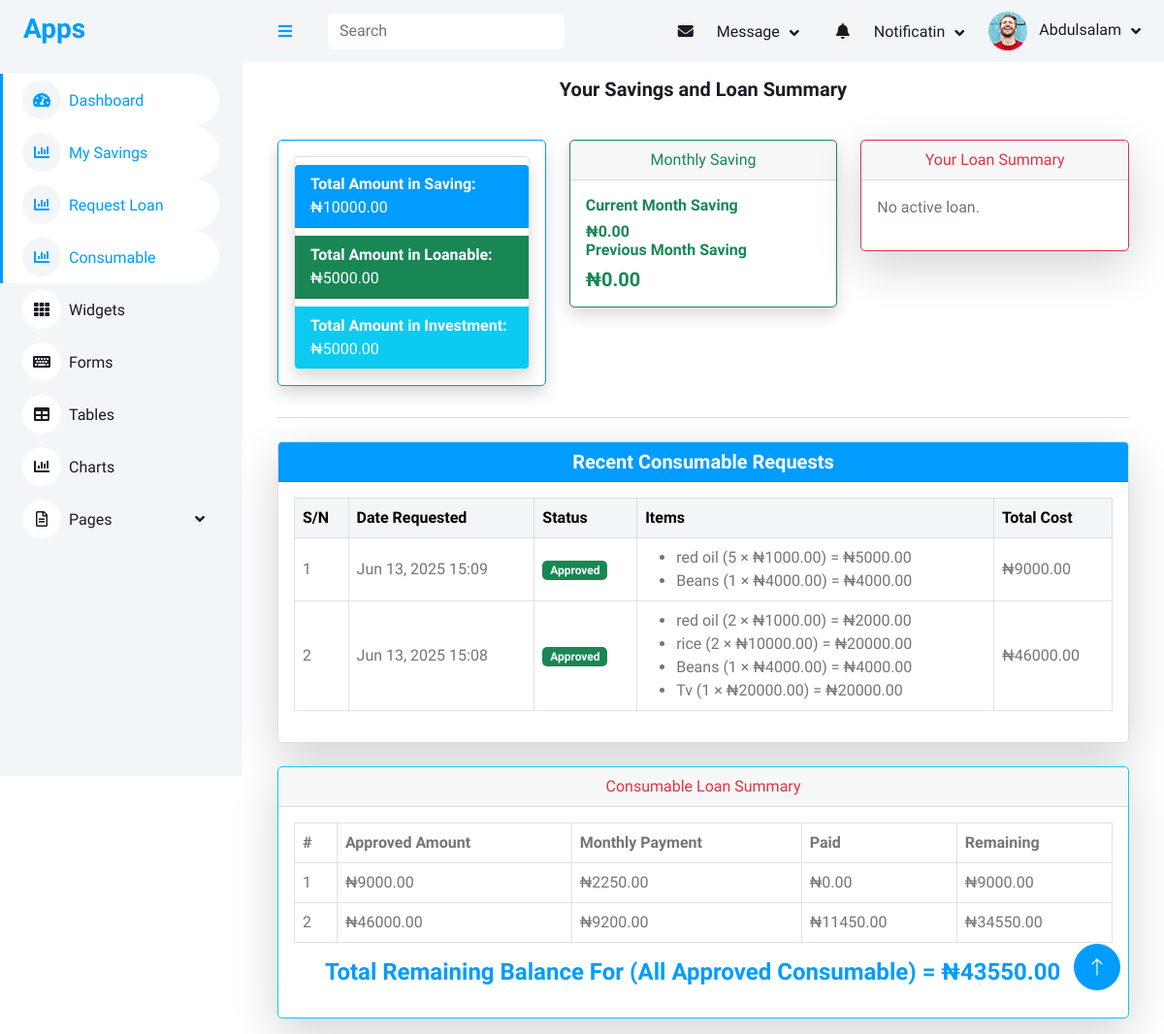
Page /member_dashboard (signed in) on the committed database.
### accounts/models.py (models this page shows, shortened)
class User(AbstractUser):
    first_name = models.CharField(max_length=100)
    last_name = models.CharField(max_length=100)
    other_name = models.CharField(max_length=100)
    date_of_birth = models.DateField(blank=True,null=True)
    username = models.CharField(max_length=100, unique=True)
    department = models.CharField(max_length=100)
    unit = models.CharField(max_length=100)
    gender = models.ForeignKey(Gender, on_delete=models.CASCADE, blank=True, null=True)
    group = models.ForeignKey(UserGroup, on_delete=models.CASCADE, blank=True, null=True)
    marital_status = models.ForeignKey(MaritalStatus,on_delete=models.SET_NULL, null=True, blank=True)
    religion = models.ForeignKey(Religion, on_delete=models.SET_NULL, null=True, blank=True,)
    passport = models.ImageField(upload_to='passport', blank=True, null=True)
    member_number = models.CharField(max_length=100)

class Member(models.Model):
    member = models.OneToOneField(User, on_delete=models.SET_NULL, null=True, blank=True)
    ippis = models.IntegerField(unique=True)  # Required and unique
    total_savings = models.DecimalField(max_digits=12, decimal_places=2, blank=True, null=True)

### consumable/models.py (models this page shows, shortened)
class ConsumableRequest(models.Model):
    STATUS_CHOICES = [
        ('Pending', 'Pending'),
        ('Approved', 'Approved'),
        ('Declined', 'Declined'),
        ('Paid', 'Paid'),
    ]
    user = models.ForeignKey(User, on_delete=models.CASCADE)
    date_created = models.DateTimeField(auto_now_add=True)
    status = models.CharField(max_length=10, choices=STATUS_CHOICES, default='Pending')
    def calculate_total_price(self):
        return sum(detail.total_price for detail in self.details.all())
    def total_paid(self):
        return self.repayments.aggregate(total=Sum('amount_paid'))['total'] or 0

class ConsumableRequestDetail(models.Model):
    request = models.ForeignKey(ConsumableRequest, on_delete=models.CASCADE, related_name="details")
    item = models.ForeignKey(Item, on_delete=models.CASCADE)
    quantity = models.PositiveIntegerField(default=1)
    item_price = models.DecimalField(max_digits=10, decimal_places=2)
    loan_term_months = models.PositiveIntegerField()
    approved_amount = models.DecimalField(max_digits=10, decimal_places=2, null=True, blank=True)
    approval_date = models.DateField(null=True, blank=True)
    date_created = models.DateTimeField(auto_now_add=True)
    @property
    def total_price(self):
        return self.quantity * self.item_price

class Item(models.Model):
    title = models.CharField(max_length=100)
    price = models.DecimalField(max_digits=10, decimal_places=2)
    available = models.BooleanField(default=True)

### memberapp/views.py (the view)
# urls.py: path('member_dashboard',views.member_dashboard,name="member_dashboard"),
@login_required
def member_dashboard(request):
    try:
        member = Member.objects.get(member=request.user)
    except Member.DoesNotExist:
        return redirect('login')
    loanable_total = Loanable.objects.filter(member=member).aggregate(
        total=Sum('amount')
    )['total'] or 0
    investment_total = Investment.objects.filter(member=member).aggregate(
        total=Sum('amount')
    )['total'] or 0
    today = date.today()
    current_month = today.month
    current_year = today.year
    first_day_of_current_month = date(current_year, current_month, 1)
    previous_month_date = first_day_of_current_month - relativedelta(months=4)
    previous_month = previous_month_date.month
    previous_year = previous_month_date.year
    monthly_saving = Savings.objects.filter(
        member=member,
        month__month=current_month,
        month__year=current_year
    ).first()
    previous_monthly_saving = Savings.objects.filter(
        member=member,
        month__month=previous_month,
        month__year=previous_year
    ).first()
    active_loan = LoanRequest.objects.filter(
        member=member,
        status='approved'
    ).order_by('-approval_date').first()
    if not active_loan:
        active_loan = LoanRequest.objects.filter(
            member=member,
            status='rejected'
        ).order_by('-approval_date').first()
    loan_paid = loan_balance = monthly_payment = 0
    if active_loan and active_loan.status == 'approved':
        repaybacks = LoanRepayback.objects.filter(loan_request=active_loan)
        loan_paid = repaybacks.aggregate(total=Sum('amount_paid'))['total'] or 0
        loan_balance = active_loan.approved_amount - loan_paid
        monthly_payment = active_loan.monthly_payment
    loan_types = LoanType.objects.all()
    consumable_requests = ConsumableRequest.objects.filter(user=request.user) \
        .prefetch_related('details__item') \
        .order_by('-date_created')[:5]
    approved_consumable = ConsumableRequest.objects.filter(user=request.user, status='Approved') \
        .order_by('-date_created')
    total_remaining = 0
    consumable_data = []
    for consumable in approved_consumable:
        approved_amount = consumable.calculate_total_price()
        total_paid = consumable.total_paid()
        balance = approved_amount - total_paid
        total_remaining += balance
        if consumable.details.exists():
            loan_term_months = consumable.details.first().loan_term_months
        else:
            loan_term_months = 1
        monthly_payment = approved_amount / loan_term_months
        consumable_data.append({
            'consumable': consumable,
            'approved_amount': approved_amount,
            'total_paid': total_paid,
            'balance': balance,
            'monthly_payment': monthly_payment,
        })
    context = {
        'member': member,
        'total_savings': member.total_savings or 0,
        'monthly_saving': monthly_saving.month_saving if monthly_saving else 0,
        'previous_monthly_saving': previous_monthly_saving.month_saving if previous_monthly_saving else 0,
        'loan': active_loan,
        'loan_paid': loan_paid,
        'loan_balance': loan_balance,
        'monthly_payment': monthly_payment,
        'loan_types': loan_types,
        'consumable_requests': consumable_requests,
        'approved_consumable': consumable_data,
        'loanable_total': loanable_total,
        'investment_total': investment_total,
        'approved_consumable': consumable_data,
        'total_remaining': total_remaining,
    }
    return render(request, 'member/dashboard.html', context)

### templates/member/dashboard.html (shortened to what this page needs)
{% extends 'base/base.html' %}
{% load humanize %}
{% block content %}
<div class="container mt-0">
    <div class="card-body">
        <h5 class="text-center mb-4">Your Savings and Loan Summary</h5>
    </div>
<div class="container-fluid  px-4">
<div class="row row-cols-1 row-cols-md-2 g-4">
    <div class="col-md-4">
        <div class="card shadow text-primary border-primary mb-3" >
            <div class="card-body text-primary">
                <div class="card shadow  col-md-12 card-text">
                <ul class="list-group list-group-flush">
                    <li class="list-group-item mt-2 bg-primary text-white"><strong>Total Amount in Saving:  </strong>₦{{ total_savings|floatformat:2 }}</li>
                    <li class="list-group-item mt-2 bg-success text-white"><strong>Total Amount in Loanable:  </strong> ₦{{ loanable_total|floatformat:2 }}</li>
                    <li class="list-group-item mt-2 bg-info text-white"><strong>Total Amount in Investment:  </strong> ₦{{ investment_total|floatformat:2 }}</li>
                </ul>
</div>
            </div>
        </div>
    </div>
<div class="col-md-4">
<div class="card shadow border-success mb-3" >
    <div class="card-header text-success text-center">Monthly Saving</div>
    <div class="card-body text-success">
        <h6 class="card-title text-success">Current Month Saving</h6>
        <h6 class="mb-0 text-success">₦{{ monthly_saving|floatformat:2 }}</h6>
        <h6 class="card-title text-success">Previous Month Saving </h6>
        <h6 class="card-text text-success fs-5">
            {% if previous_monthly_saving %}
            ₦{{ previous_monthly_saving|floatformat:2 }}
            {% else %}
            ₦0.00
            {% endif %}
        </h6>
    </div>
</div>
</div>
<div class="col-md-4">
<div class="card shadow-lg border-danger mb-3" >
    <div class="card-header text-center text-danger">Your Loan Summary</div>
    <div class="card-body card-text text-danger">
        {% if loan %}
        {% if loan.status == 'rejected' %}
        <p class="text-danger"><strong>Your loan request has been rejected.</strong></p>
        {% if loan.rejection_reason %}
        <p><strong>Reason:</strong> {{ loan.rejection_reason }}</p>
        {% endif %}
        {% else %}
        <ul class="list-unstyled">
            <li><strong>Approved Amount:</strong> ₦{{ loan.approved_amount|floatformat:2 }}</li>
            <li><strong>Monthly Payment:</strong> ₦{{ monthly_payment|floatformat:2 }}</li>
            <li><strong>Amount Paid:</strong> ₦{{ loan_paid|floatformat:2 }}</li>
            <li><strong>Remaining Balance:</strong> ₦{{ loan_balance|floatformat:2 }}</li>
        </ul>
        {% endif %}
        {% else %}
        <p class="text-muted text-primary">No active loan.</p>
        {% endif %}
    </div>
</div>
</div>
</div>
<hr>
<div class="card shadow-lg mt-4">
<div class="card-header bg-primary text-white">
<h5 class="mb-0 text-white text-center">Recent Consumable Requests</h5>
</div>
<div class="card-body">
{% if consumable_requests %}
<div class="table-responsive">
    <table class="table table-bordered table-hover align-middle">
        <thead class="table-light">
            <tr>
                <th>S/N</th>
                <th>Date Requested</th>
                <th>Status</th>
                <th>Items</th>
                <th>Total Cost</th>
            </tr>
        </thead>
        <tbody>
            {% for request in consumable_requests %}
            <tr>
                <td>{{ forloop.counter }}</td>
                <td>{{ request.date_created|date:"M d, Y H:i" }}</td>
                <td>
                    <span class="badge
                        {% if request.status == 'Approved' %}
                            bg-success
                        {% elif request.status == 'Declined' %}
                            bg-danger
                        {% elif request.status == 'Paid' %}
                            bg-primary
                        {% else %}
                            bg-warning text-dark
                        {% endif %}
                    ">
                        {{ request.status }}
                    </span>
                </td>
                <td>
                    <ul class="mb-0">
                        {% for detail in request.details.all %}
                        <li>
                            {{ detail.item.title }} ({{ detail.quantity }} ×
                            ₦{{detail.item_price|floatformat:2 }}) = ₦{{ detail.total_price|floatformat:2 }}
                        </li>
                        {% empty %}
                        <li>No items found in this request.</li>
                        {% endfor %}
                    </ul>
                </td>
                <td>₦{{ request.calculate_total_price|floatformat:2 }}</td>
            </tr>
            {% endfor %}
        </tbody>
    </table>
</div>
{% else %}
<p class="text-muted">You have not made any consumable requests yet.</p>
{% endif %}
</div>
</div>
<br>
<div class="col-md-12">
<div class="card shadow-lg col-md-12 border-info mb-3">
    <div class="card-header text-center text-danger">Consumable Loan Summary</div>
    <div class="card-body text-danger">
  <table class="table table-bordered">
    <thead>
        <tr>
            <th>#</th>
            <th>Approved Amount</th>
            <th>Monthly Payment</th>
            <th>Paid</th>
            <th>Remaining</th>
        </tr>
    </thead>
    <tbody>
        {% for item in approved_consumable %}
        <tr>
            <td>{{ forloop.counter }}</td>
            <td>₦{{ item.approved_amount|floatformat:2 }}</td>
            <td>₦{{ item.monthly_payment|floatformat:2 }}</td>
            <td>₦{{ item.total_paid|floatformat:2 }}</td>
            <td>₦{{ item.balance|floatformat:2 }}</td>
        </tr>
        {% empty %}
        <tr>
            <td colspan="5" class="text-center">You have no approved consumable requests.</td>
        </tr>
        {% endfor %}
    </tbody>
</table>
<ul>
    <h4 class="text-primary">Total Remaining Balance For (All Approved Consumable) = ₦{{ total_remaining|floatformat:2 }}</h4>
    </ul>
    </div>
</div>
</div>
</div>
    {% endblock content %}

### templates/include/navbar.html (shortened to what this page needs)
<nav class="navbar navbar-expand bg-light navbar-light sticky-top px-4 py-0">
    <a href="#" class="sidebar-toggler flex-shrink-0">
        <i class="fa fa-bars"></i>
    </a>
    <form method="get" action="{% url 'search_member' %}" class="d-none d-md-flex ms-4">
        <input class="form-control border-0" name="search_term" type="search" placeholder="Search">
    </form>
    <div class="navbar-nav align-items-center ms-auto">
        <div class="nav-item dropdown">
            <a href="#" class="nav-link dropdown-toggle" data-bs-toggle="dropdown">
                <i class="fa fa-envelope me-lg-2"></i>
                <span class="d-none d-lg-inline-flex">Message</span>
            </a>
        </div>
        <div class="nav-item dropdown">
            <a href="#" class="nav-link dropdown-toggle" data-bs-toggle="dropdown">
                <i class="fa fa-bell me-lg-2"></i>
                <span class="d-none d-lg-inline-flex">Notificatin</span>
            </a>
        </div>
        <div class="nav-item dropdown">
            <a href="#" class="nav-link dropdown-toggle" data-bs-toggle="dropdown">
                <img class="rounded-circle me-lg-2" src="/static/img/user.jpg" alt=""
                    style="width: 40px; height: 40px;">
                <span class="d-none d-lg-inline-flex">{{request.user.first_name}}</span>
            </a>
        </div>
    </div>
</nav>

### static/css/style.css (style rules this page uses)
:root { --primary: #009CFF; --light: #F3F6F9; --dark: #191C24; }
.content .navbar .navbar-nav .nav-link { margin-left: 25px; padding: 12px 0; color: var(--dark); outline: none; }
.content .navbar .sidebar-toggler, .content .navbar .navbar-nav .nav-link i { width: 40px; height: 40px; display: inline-flex; align-items: center; justify-content: center; background: #f5f5f5; border-radius: 40px; }
.content .navbar .dropdown-toggle::after { margin-left: 6px; vertical-align: middle; border: none; content: "\f107"; font-family: "Font Awesome 5 Free"; font-weight: 900; transition: .5s; }

### rows in the picture
User: user.first_name "Abdulsalam"
Member: total_savings "10000.00"
ConsumableRequest: date_created "Jun 13, 2025 15:09", status "Approved", calculate_total_price "9000.00", approved_amount "9000.00", monthly_payment "2250.00", total_paid "0.00", balance "9000.00"
ConsumableRequestDetail: item "red oil", quantity "5", item_price "1000.00", total_price "5000.00"
ConsumableRequestDetail: item "Beans", quantity "1", item_price "4000.00", total_price "4000.00"
ConsumableRequest: date_created "Jun 13, 2025 15:08", status "Approved", calculate_total_price "46000.00", approved_amount "46000.00", monthly_payment "9200.00", total_paid "11450.00", balance "34550.00"
ConsumableRequestDetail: item "red oil", quantity "2", item_price "1000.00", total_price "2000.00"
ConsumableRequestDetail: item "rice", quantity "2", item_price "10000.00", total_price "20000.00"
ConsumableRequestDetail: item "Beans", quantity "1", item_price "4000.00", total_price "4000.00"
ConsumableRequestDetail: item "Tv", quantity "1", item_price "20000.00", total_price "20000.00"

### other values in the picture
{{ loanable_total|floatformat:2 }} "5000.00"
{{ investment_total|floatformat:2 }} "5000.00"
{{ monthly_saving|floatformat:2 }} "0.00"
{{ total_remaining|floatformat:2 }} "43550.00"
